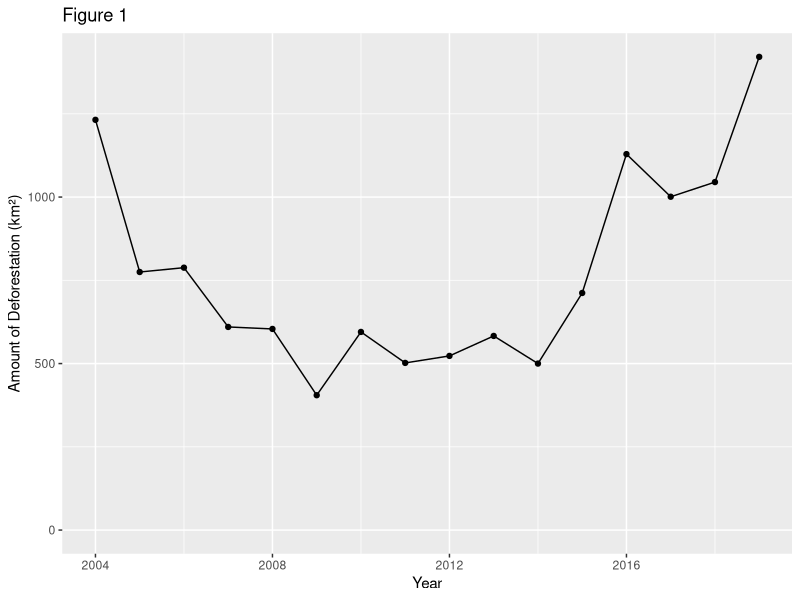
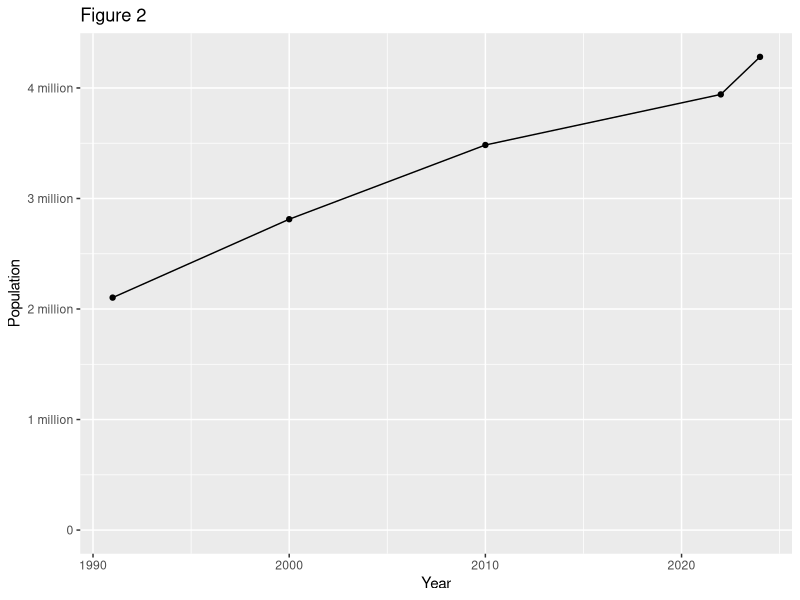

Generate these figures, in order, with R:
## ---- chunk 1
#| echo: false
#| message: false
#| warning: false
library(tidyverse)
library(readxl)
library(ggplot2)
library(scales)

Figure1 <- read.csv("def_area_2004_2019.csv")
Figure2 <- read.csv("Amazonas_pop.csv")
## ---- chunk 2
Figure1
## ---- chunk 3
Figure2
## ---- chunk 4
#| echo: false
#| message: false
#| warning: false
Figure1 |>
    ggplot(mapping = aes(x = Ano.Estados, y = AM)) +
    geom_point() +
    geom_line() +
    scale_y_continuous(limits = c(0, NA))+
    labs(y = "Amount of Deforestation (km²)", 
         x = "Year",
         title = "Figure 1",)
## ---- chunk 5
#| echo: false
#| message: false
#| warning: false
Figure2 |>
    ggplot(mapping = aes(x = year, y = population)) +
    geom_point() +
    geom_line() +
    scale_y_continuous(
      limits = c(0, NA),
      labels = function(x) ifelse(x == 0, "0", paste0(label_number(scale = 1e-6, suffix = " million")(x)))
    ) +
    labs(y = "Population", 
         x = "Year",
         title = "Figure 2",)
